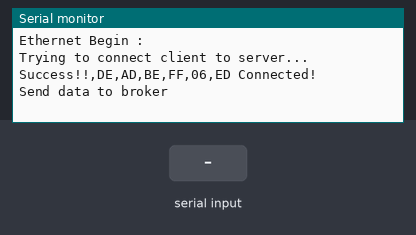
Bench run of a sketch on a simulated Arduino Mega 2560, built with avr-gcc and run on an emulated ATmega2560. On the bench: the last lines printed to the serial monitor. The inputs (shaded band) are chosen by the test bench. No MQTT or app messages arrive unless stated.

Above: at 1.3 s.
1.4 s: "b" received over Serial
At 2.4 s:
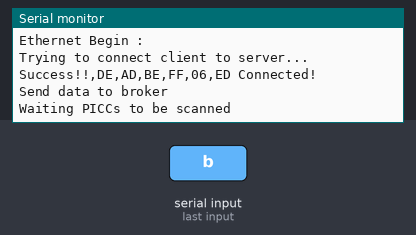
2.9 s: "1" received over Serial
At 4.4 s:
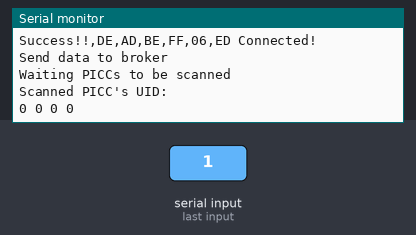

The sketch:

rfid_condition_in_loop.ino
```cpp
// Library For Ethernet Shield
#include<SPI.h>
#include<Ethernet.h>
#include<PubSubClient.h>
#include <ArduinoJson.h>
#include <MFRC522.h>
int i=0;

//Arduino Mac Address
byte mac[] ={0xDE, 0xAD, 0xBE, 0xFF, 0x06, 0xED};
String myMacId = "DE,AD,BE,FF,06,ED";

// LocalServer with MQTT Broker[ Mosquitto]
byte localServer[]={192,168,3,14};

//My arduino's Ip Details
byte ip[]={192,168,3,34};
byte subnet[]={255,255,255,0};
byte gateway[]={192,168,3,1};

//Initializing the Client
EthernetClient ethClient;

//Creating the PubSubClient Object
PubSubClient client(localServer,1883,callback,ethClient);

                /****Ethernet and MQTT Declr****/

//Buffers For Storing Values
char message_buff[400];  //for pubSubClient
String msgInfo;
char msgInfo_buff[100];  //for topicStoring

//Rfid Initialize
byte readCard[4];
String rfidDetail;
String accessStr;
String jsonRfid;
char jsonRfid_buff[100];

// RFID Pin Selection
#define SS_PIN 23
#define RST_PIN 22
MFRC522 mfrc522(SS_PIN, RST_PIN);
void setup(){
  Serial.begin(9600);
  Ethernet.begin(mac,ip,gateway,subnet);
  Serial.println(F("Ethernet Begin :"));
  mfrc522.PCD_Init();

  while(!client.connected()) {
      Serial.println(F("Trying to connect client to server..."));
      //mqttClientId,WillTopic,willQos,willRetain,willMessage);
      client.connect("Arduino1","RU_<DE,AD,BE,FF,06,ED>", 1, true, "Unexpected Disconnect");
      if(client.connected()) {
          Serial.println ("Success!!,"+ myMacId + " Connected! ");
          }
        }

        if(client.connected()) {
          Serial.println("Send data to broker ");
        }
  }
void loop(){
  if(client.connected()) {
    if(Serial.available()){
      char a = Serial.read();
      if ( a == 'b' ){
        digitalWrite(10,HIGH);
        digitalWrite(23,LOW);
        Serial.println(F("Waiting PICCs to be scanned"));
        if ( ! mfrc522.PICC_IsNewCardPresent()) { //If a new PICC placed to RFID reader continue
          return;
          }
        if ( ! mfrc522.PICC_ReadCardSerial()) {   //Since a PICC placed get Serial and continue
          return;
          }
      }
      Serial.println(F("Scanned PICC's UID:"));
      for (int i = 0; i < 4; i++){  //
        readCard[i] = mfrc522.uid.uidByte[i];
        rfidDetail+=readCard[i];
        Serial.print(readCard[i]);
        Serial.print(" ");
        }
    }

  }
   client.loop();
}
//void getID() {
//  // Getting ready for Reading PICCs
//  if ( ! mfrc522.PICC_IsNewCardPresent()) { //If a new PICC placed to RFID reader continue
//     return;
//  }
//  if ( ! mfrc522.PICC_ReadCardSerial()) {   //Since a PICC placed get Serial and continue
//      return;
//  }
//  jsonRfid= "{\"RFID \" :\"";
//  Serial.println(F("Scanned PICC's UID:"));
//  for (int i = 0; i < 4; i++){  //
//      readCard[i] = mfrc522.uid.uidByte[i];
//      rfidDetail+=readCard[i];
//      Serial.print(readCard[i]);
//      Serial.print(" ");
//    }
//    jsonRfid+=rfidDetail;
//    jsonRfid+="\"}";
//    jsonRfid.toCharArray(jsonRfid_buff,50);
//    client.subscribe("<WC_CODE>/OPERATOR_AUTH");
//    client.publish("RFID",jsonRfid_buff);
//    Serial.println();
//    Serial.println(jsonRfid_buff);
//    rfidDetail="";
//    jsonRfid="";
//    memset(jsonRfid_buff,0,50);
//    mfrc522.PICC_HaltA(); // Stop reading
//  }
void callback(char* topic,byte* payload,unsigned int length)
  {

  }
```

Measured:
- after the input at 1.4 s, the serial monitor: prints a new line at once (image 1)
- after the input at 2.9 s, the serial monitor: prints a new line at once (image 2)
